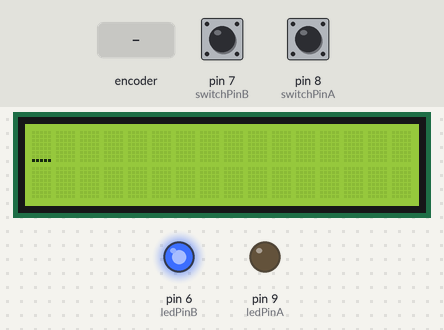
Simulated run of this sketch. Board: Arduino Uno, built with avr-gcc and run on an emulated ATmega328P. On the bench: 16×2 character LCD, output pins drawn as LEDs (lit = HIGH). Inputs (shaded band) come from the test bench; at power-on: pin 7 (switchPinB) LOW, pin 8 (switchPinA) LOW.

Above: at 1.2 s.
1.3 s: rotary encoder on pin 8 (switchPinA) / pin 7 (switchPinB) turned 1 step (first pin leading)
At 1.53 s:
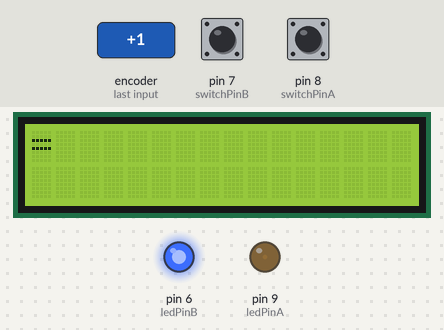
3.8 s: rotary encoder on pin 8 (switchPinA) / pin 7 (switchPinB) turned 1 step (first pin leading)
At 3.99 s:
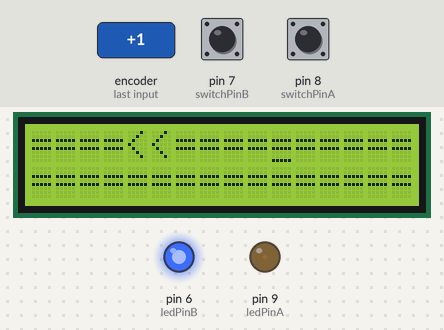
6.2 s: rotary encoder on pin 8 (switchPinA) / pin 7 (switchPinB) turned 1 step (first pin leading)
At 6.39 s:
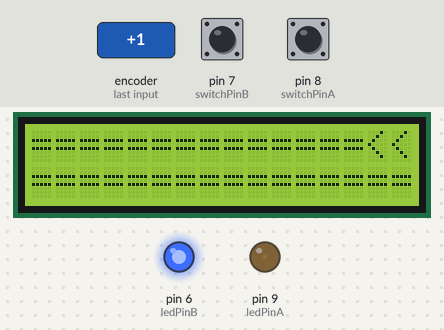
8.6 s: rotary encoder on pin 8 (switchPinA) / pin 7 (switchPinB) turned 1 step (first pin leading)
At 8.79 s:
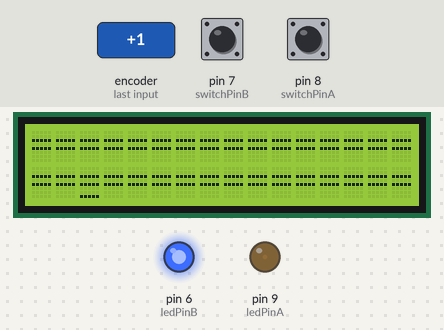
11.0 s: rotary encoder on pin 8 (switchPinA) / pin 7 (switchPinB) turned 1 step (first pin leading)
At 11.19 s:
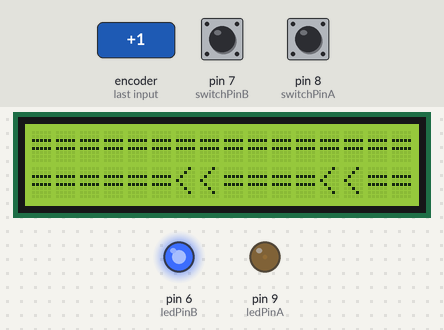
13.4 s: rotary encoder on pin 8 (switchPinA) / pin 7 (switchPinB) turned 1 step (first pin leading)
At 13.92 s:
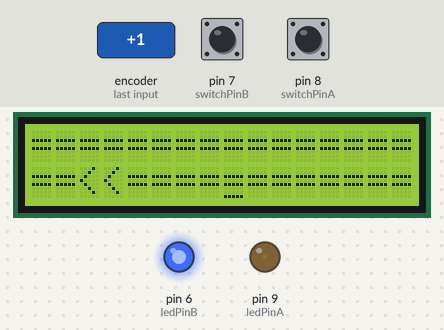
Timing chart, 0 to 16.4 s (numbered marks = the images above; inputs shaded):
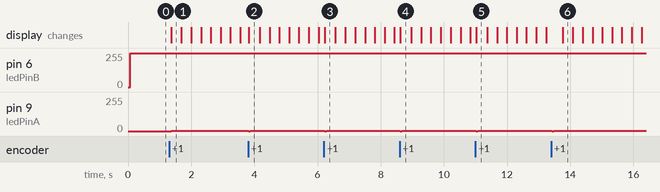

Measured:
- after the input at 1.3 s, pin 6 (ledPinB): 255/255 → 254/255 after 0.07 s; pin 9 (ledPinA): 0/255 → 1/255 after 0.07 s; the display: changes after 0.07 s (image 1)
- after the input at 3.8 s, pin 6 (ledPinB): 254/255 → 255/255 at once, → 254/255 0.05 s later; pin 9 (ledPinA): 1/255 → 0/255 at once, → 1/255 0.05 s later; the display: changes at once (image 2)
- after the input at 6.2 s, pin 6 (ledPinB): 254/255 → 255/255 at once, → 254/255 0.05 s later; pin 9 (ledPinA): 1/255 → 0/255 at once, → 1/255 0.05 s later; the display: changes at once (image 3)
- after the input at 8.6 s, pin 6 (ledPinB): 254/255 → 255/255 at once, → 254/255 0.05 s later; pin 9 (ledPinA): 1/255 → 0/255 at once, → 1/255 0.05 s later; the display: changes at once (image 4)
- after the input at 11.0 s, pin 6 (ledPinB): 254/255 → 255/255 at once, → 254/255 0.05 s later; pin 9 (ledPinA): 1/255 → 0/255 at once, → 1/255 0.05 s later; the display: changes at once (image 5)
- after the input at 13.4 s, pin 6 (ledPinB): 254/255 → 255/255 at once, → 254/255 0.05 s later; pin 9 (ledPinA): 1/255 → 0/255 at once, → 1/255 0.05 s later

The sketch:

light-cup.ino
```cpp
//Open Source

#include <LiquidCrystal_I2C.h> //INCLUSÃO DE BIBLIOTECA
LiquidCrystal_I2C lcd(0x27,2,1,0,4,5,6,7,3, POSITIVE);

int ledPinA = 9; // L
int switchPinA = 8; // S

int switchStateA = 0; //

int ledPinB = 6; // L
int switchPinB = 7;// S

int switchStateB = 0; //
int brightness   = 0; //

void setup()
{
  pinMode(ledPinA, OUTPUT);
  pinMode(ledPinB, OUTPUT);
  pinMode(switchPinA, INPUT);
  pinMode(switchPinB, INPUT);

  lcd.begin(16, 2);
  lcd.cursor();
}

void loop()
{
  switchStateA = digitalRead(switchPinA);
  if (switchStateA == HIGH && brightness != 255)
  {
   brightness ++;
   lcd.rightToLeft();
   lcd.write("=====>> ");
  }
  switchStateB = digitalRead(switchPinB);
  if (switchStateB == HIGH && brightness != 0)
  {
   brightness --;
   lcd.leftToRight();
   lcd.write("<<====");
  }
  analogWrite(ledPinA, brightness);
  analogWrite(ledPinB, 255 - brightness);
  delay(20);
}
```
